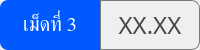
                  <widget class="QFrame" name="thickness_summary_group_3">
                   <property name="minimumSize">
                    <size>
                     <width>0</width>
                     <height>50</height>
                    </size>
                   </property>
                   <property name="maximumSize">
                    <size>
                     <width>16777215</width>
                     <height>50</height>
                    </size>
                   </property>
                   <property name="styleSheet">
                    <string notr="true">color: rgb(255, 255, 255);</string>
                   </property>
                   <layout class="QHBoxLayout" name="horizontalLayout_54">
                    <property name="spacing">
                     <number>0</number>
                    </property>
                    <property name="leftMargin">
                     <number>0</number>
                    </property>
                    <property name="topMargin">
                     <number>0</number>
                    </property>
                    <property name="rightMargin">
                     <number>0</number>
                    </property>
                    <property name="bottomMargin">
                     <number>0</number>
                    </property>
                    <item>
                     <widget class="QLabel" name="thickness_summary_title_3">
                      <property name="minimumSize">
                       <size>
                        <width>85</width>
                        <height>0</height>
                       </size>
                      </property>
                      <property name="font">
                       <font>
                        <family>Kanit</family>
                        <pointsize>15</pointsize>
                        <italic>false</italic>
                        <bold>false</bold>
                        <underline>false</underline>
                        <strikeout>false</strikeout>
                       </font>
                      </property>
                      <property name="styleSheet">
                       <string notr="true">background-color: #0059fe;
border-top-left-radius: 8px;
border-bottom-left-radius: 8px;</string>
                      </property>
                      <property name="text">
                       <string>เม็ดที่ 3</string>
                      </property>
                      <property name="alignment">
                       <set>Qt::AlignmentFlag::AlignCenter</set>
                      </property>
                     </widget>
                    </item>
                    <item>
                     <widget class="QFrame" name="thickness_summary_frame_3">
                      <property name="styleSheet">
                       <string notr="true">border: solid;
border-width: 1px;
border-color: rgb(121, 121, 121);
border-top-right-radius: 8px;
border-bottom-right-radius: 8px;</string>
                      </property>
                      <property name="frameShape">
                       <enum>QFrame::Shape::StyledPanel</enum>
                      </property>
                      <property name="frameShadow">
                       <enum>QFrame::Shadow::Raised</enum>
                      </property>
                      <layout class="QHBoxLayout" name="horizontalLayout_55">
                       <item>
                        <widget class="QLabel" name="thickness_summary_3">
                         <property name="font">
                          <font>
                           <family>Kanit</family>
                           <pointsize>18</pointsize>
                          </font>
                         </property>
                         <property name="styleSheet">
                          <string notr="true">border: none;
color: rgb(72, 72, 72);</string>
                         </property>
                         <property name="text">
                          <string>XX.XX</string>
                         </property>
                         <property name="alignment">
                          <set>Qt::AlignmentFlag::AlignCenter</set>
                         </property>
                        </widget>
                       </item>
                      </layout>
                     </widget>
                    </item>
                   </layout>
                  </widget>
